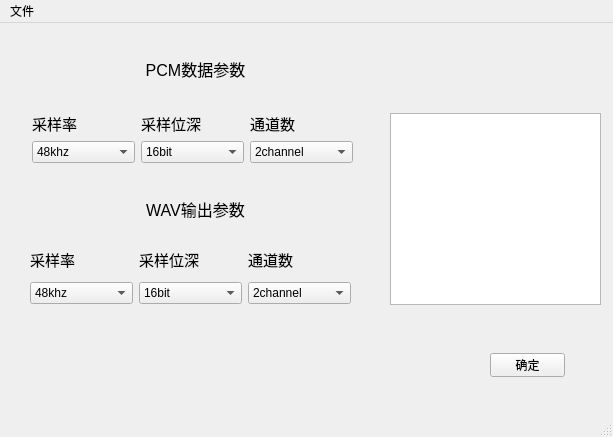
<?xml version="1.0" encoding="UTF-8"?>
<ui version="4.0">
 <class>MainWindow</class>
 <widget class="QMainWindow" name="MainWindow">
  <property name="geometry">
   <rect>
    <x>0</x>
    <y>0</y>
    <width>613</width>
    <height>437</height>
   </rect>
  </property>
  <property name="minimumSize">
   <size>
    <width>613</width>
    <height>437</height>
   </size>
  </property>
  <property name="maximumSize">
   <size>
    <width>613</width>
    <height>437</height>
   </size>
  </property>
  <property name="windowTitle">
   <string>MainWindow</string>
  </property>
  <widget class="QWidget" name="centralwidget">
   <widget class="QPushButton" name="start_button">
    <property name="geometry">
     <rect>
      <x>490</x>
      <y>330</y>
      <width>75</width>
      <height>24</height>
     </rect>
    </property>
    <property name="text">
     <string>确定</string>
    </property>
   </widget>
   <widget class="QLabel" name="PCM_data_label">
    <property name="geometry">
     <rect>
      <x>70</x>
      <y>30</y>
      <width>251</width>
      <height>31</height>
     </rect>
    </property>
    <property name="font">
     <font>
      <pointsize>12</pointsize>
     </font>
    </property>
    <property name="text">
     <string>PCM数据参数</string>
    </property>
    <property name="alignment">
     <set>Qt::AlignCenter</set>
    </property>
   </widget>
   <widget class="QLabel" name="WAV_data_label">
    <property name="geometry">
     <rect>
      <x>70</x>
      <y>170</y>
      <width>251</width>
      <height>31</height>
     </rect>
    </property>
    <property name="font">
     <font>
      <pointsize>12</pointsize>
     </font>
    </property>
    <property name="text">
     <string>WAV输出参数</string>
    </property>
    <property name="alignment">
     <set>Qt::AlignCenter</set>
    </property>
   </widget>
   <widget class="QWidget" name="layoutWidget">
    <property name="geometry">
     <rect>
      <x>32</x>
      <y>88</y>
      <width>321</width>
      <height>52</height>
     </rect>
    </property>
    <layout class="QHBoxLayout" name="PCM_param_horizontalLayout">
     <item>
      <layout class="QVBoxLayout" name="input_sample_rate_verticalLayout">
       <property name="spacing">
        <number>6</number>
       </property>
       <item>
        <widget class="QLabel" name="input_sample_rate_label">
         <property name="font">
          <font>
           <pointsize>11</pointsize>
          </font>
         </property>
         <property name="text">
          <string>采样率</string>
         </property>
        </widget>
       </item>
       <item>
        <widget class="QComboBox" name="input_sample_rate">
         <item>
          <property name="text">
           <string>48khz</string>
          </property>
         </item>
         <item>
          <property name="text">
           <string>44.1khz</string>
          </property>
         </item>
         <item>
          <property name="text">
           <string>16khz</string>
          </property>
         </item>
        </widget>
       </item>
      </layout>
     </item>
     <item>
      <layout class="QVBoxLayout" name="input_sample_width_verticalLayout">
       <item>
        <widget class="QLabel" name="input_sample_width_label">
         <property name="font">
          <font>
           <pointsize>11</pointsize>
          </font>
         </property>
         <property name="text">
          <string>采样位深</string>
         </property>
        </widget>
       </item>
       <item>
        <widget class="QComboBox" name="input_sample_width">
         <item>
          <property name="text">
           <string>16bit</string>
          </property>
         </item>
         <item>
          <property name="text">
           <string>8bit</string>
          </property>
         </item>
         <item>
          <property name="text">
           <string>32bit</string>
          </property>
         </item>
        </widget>
       </item>
      </layout>
     </item>
     <item>
      <layout class="QVBoxLayout" name="input_channel_verticalLayout">
       <item>
        <widget class="QLabel" name="input_channel_label">
         <property name="font">
          <font>
           <pointsize>11</pointsize>
          </font>
         </property>
         <property name="text">
          <string>通道数</string>
         </property>
        </widget>
       </item>
       <item>
        <widget class="QComboBox" name="input_sample_channel">
         <item>
          <property name="text">
           <string>2channel</string>
          </property>
         </item>
         <item>
          <property name="text">
           <string>1channel</string>
          </property>
         </item>
         <item>
          <property name="text">
           <string>4channel</string>
          </property>
         </item>
        </widget>
       </item>
      </layout>
     </item>
    </layout>
   </widget>
   <widget class="QWidget" name="layoutWidget">
    <property name="geometry">
     <rect>
      <x>30</x>
      <y>220</y>
      <width>321</width>
      <height>61</height>
     </rect>
    </property>
    <layout class="QHBoxLayout" name="WAV_param_horizontalLayout">
     <item>
      <layout class="QVBoxLayout" name="output_sample_rate_verticalLayout">
       <item>
        <widget class="QLabel" name="output_sample_rate_label">
         <property name="font">
          <font>
           <pointsize>11</pointsize>
          </font>
         </property>
         <property name="text">
          <string>采样率</string>
         </property>
        </widget>
       </item>
       <item>
        <widget class="QComboBox" name="output_sample_rate">
         <item>
          <property name="text">
           <string>48khz</string>
          </property>
         </item>
         <item>
          <property name="text">
           <string>44.1khz</string>
          </property>
         </item>
         <item>
          <property name="text">
           <string>16khz</string>
          </property>
         </item>
        </widget>
       </item>
      </layout>
     </item>
     <item>
      <layout class="QVBoxLayout" name="output_sample_width_verticalLayout">
       <item>
        <widget class="QLabel" name="output_sample_width_label">
         <property name="font">
          <font>
           <pointsize>11</pointsize>
          </font>
         </property>
         <property name="text">
          <string>采样位深</string>
         </property>
        </widget>
       </item>
       <item>
        <widget class="QComboBox" name="output_sample_width">
         <item>
          <property name="text">
           <string>16bit</string>
          </property>
         </item>
         <item>
          <property name="text">
           <string>8bit</string>
          </property>
         </item>
         <item>
          <property name="text">
           <string>32bit</string>
          </property>
         </item>
        </widget>
       </item>
      </layout>
     </item>
     <item>
      <layout class="QVBoxLayout" name="output_channel_verticalLayout">
       <item>
        <widget class="QLabel" name="output_channel_label">
         <property name="font">
          <font>
           <pointsize>11</pointsize>
          </font>
         </property>
         <property name="text">
          <string>通道数</string>
         </property>
        </widget>
       </item>
       <item>
        <widget class="QComboBox" name="output_sample_channel">
         <item>
          <property name="text">
           <string>2channel</string>
          </property>
         </item>
         <item>
          <property name="text">
           <string>1channel</string>
          </property>
         </item>
         <item>
          <property name="text">
           <string>4channel</string>
          </property>
         </item>
        </widget>
       </item>
      </layout>
     </item>
    </layout>
   </widget>
   <widget class="QTextBrowser" name="output_message">
    <property name="geometry">
     <rect>
      <x>390</x>
      <y>90</y>
      <width>211</width>
      <height>192</height>
     </rect>
    </property>
   </widget>
  </widget>
  <widget class="QMenuBar" name="menubar">
   <property name="geometry">
    <rect>
     <x>0</x>
     <y>0</y>
     <width>613</width>
     <height>22</height>
    </rect>
   </property>
   <widget class="QMenu" name="file_menufile">
    <property name="title">
     <string>文件</string>
    </property>
    <addaction name="open_file"/>
   </widget>
   <addaction name="file_menufile"/>
  </widget>
  <widget class="QStatusBar" name="statusbar"/>
  <action name="open_file">
   <property name="text">
    <string>打开</string>
   </property>
   <property name="shortcut">
    <string>Ctrl+O</string>
   </property>
  </action>
 </widget>
 <resources/>
 <connections>
  <connection>
   <sender>input_sample_channel</sender>
   <signal>textActivated(QString)</signal>
   <receiver>output_sample_channel</receiver>
   <slot>setCurrentText(QString)</slot>
   <hints>
    <hint type="sourcelabel">
     <x>300</x>
     <y>148</y>
    </hint>
    <hint type="destinationlabel">
     <x>298</x>
     <y>289</y>
    </hint>
   </hints>
  </connection>
  <connection>
   <sender>output_sample_channel</sender>
   <signal>textActivated(QString)</signal>
   <receiver>input_sample_channel</receiver>
   <slot>setCurrentText(QString)</slot>
   <hints>
    <hint type="sourcelabel">
     <x>298</x>
     <y>289</y>
    </hint>
    <hint type="destinationlabel">
     <x>300</x>
     <y>148</y>
    </hint>
   </hints>
  </connection>
  <connection>
   <sender>input_sample_width</sender>
   <signal>textActivated(QString)</signal>
   <receiver>output_sample_width</receiver>
   <slot>setCurrentText(QString)</slot>
   <hints>
    <hint type="sourcelabel">
     <x>192</x>
     <y>148</y>
    </hint>
    <hint type="destinationlabel">
     <x>190</x>
     <y>289</y>
    </hint>
   </hints>
  </connection>
  <connection>
   <sender>output_sample_width</sender>
   <signal>textActivated(QString)</signal>
   <receiver>input_sample_width</receiver>
   <slot>setCurrentText(QString)</slot>
   <hints>
    <hint type="sourcelabel">
     <x>190</x>
     <y>289</y>
    </hint>
    <hint type="destinationlabel">
     <x>192</x>
     <y>148</y>
    </hint>
   </hints>
  </connection>
  <connection>
   <sender>input_sample_rate</sender>
   <signal>textActivated(QString)</signal>
   <receiver>output_sample_rate</receiver>
   <slot>setCurrentText(QString)</slot>
   <hints>
    <hint type="sourcelabel">
     <x>83</x>
     <y>148</y>
    </hint>
    <hint type="destinationlabel">
     <x>81</x>
     <y>289</y>
    </hint>
   </hints>
  </connection>
  <connection>
   <sender>output_sample_rate</sender>
   <signal>textActivated(QString)</signal>
   <receiver>input_sample_rate</receiver>
   <slot>setCurrentText(QString)</slot>
   <hints>
    <hint type="sourcelabel">
     <x>81</x>
     <y>289</y>
    </hint>
    <hint type="destinationlabel">
     <x>83</x>
     <y>148</y>
    </hint>
   </hints>
  </connection>
 </connections>
</ui>
